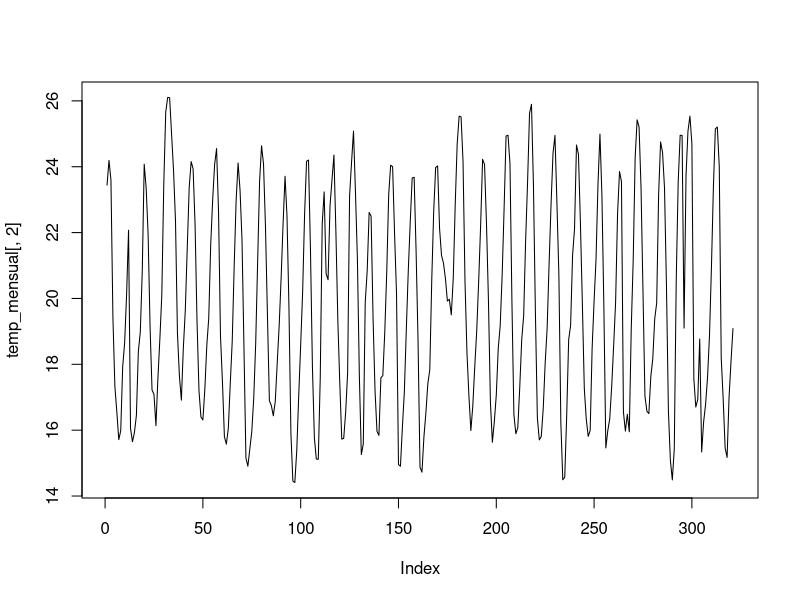

Source code (R):

#########################################
# PROCESAMIENTO DE DATOS DEL SENAMHI
# Marvin J. Quispe Sedano
# Email: marvinjqs@gmail.com
########################################

# IMPORTAR EL ARCHIVO DE EXCEL EN FORMATO CSV

setwd("D:/PROYECTOS-R/curso_R_basico/script/CLASE5")

df <- read.table("qc00000618.txt", 
               header = F, 
               sep = " ", 
               stringsAsFactors = F,
               na.strings = "-99.9" )

names(df) <- c("YEAR", "MES", "DIA", "PP", "TMAX", "TMIN")


fecha_diaria <- paste(df$YEAR, df$MES, df$DIA, sep = "-")

df$FECHA <- as.POSIXct(fecha_diaria, format = "%Y-%m-%d")

df$FECHAS_m <- format(df$FECHA, format = "%Y-%m")

############################

pp_mensual <- aggregate(PP ~ FECHAS_m ,
                   data = df,FUN=sum)

####################################

df$TMEAN <- (df$TMAX + df$TMIN) / 2 

temp_mensual <- aggregate( TMEAN ~ FECHAS_m ,
                        data = df,FUN=mean)

##########################

df$FECHAS_a <- format(df$FECHA, format = "%Y")

temp_mensual_a <- aggregate( TMEAN ~ FECHAS_a ,
                           data = df,FUN=mean)

plot(temp_mensual[,2], type = "l")






